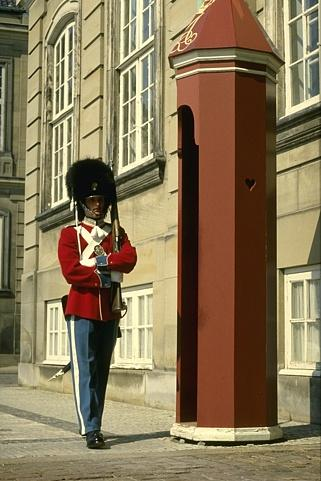
#> input picture Q2-img.jpg, 321 x 481 px
$ python q2c.py
#> lines starting #> are read from the running program, lines starting #| are printed output that depends on the picture; after the words box and inside, x2 and y2 are one past the last pixel; in counts of white or black regions, pixels touching at a corner belong together
### q2a.py
"""
Q2(a): Maximum-likelihood foreground/background classifier (first step of GrabCut).

Pipeline:
  1. Load Q2-img.jpg (rescaled so the long side is at most 1024 px).
  2. Known foreground pixels (the soldier) and known background pixels
     (wall, windows, sentry box, ground) are given as sub-rectangles of the
     image: FG_RECTS / BG_RECTS below. These are shared by q2b and q2c.
  3. Fit one multivariate Gaussian N(mu, Sigma) in RGB space to each class
     using the marked pixels (sample mean and covariance).
  4. For every pixel x compute the log-likelihood under each class
         log p(x | c) = -1/2 (x-mu_c)^T Sigma_c^{-1} (x-mu_c)
                        -1/2 log|Sigma_c| - 3/2 log(2 pi)
     This is exactly -R_i(c), the region cost from Boykov-Jolly / GrabCut.
  5. Maximum-likelihood labelling: pixel is foreground iff
         log p(x | F) > log p(x | B).
     (No smoothness / boundary term yet - that comes with the graph cut.)
  6. Outputs (in ./outputs_q2a/):
       - marked_regions.png       : input with FG (green) / BG (blue) boxes
       - likelihood_fg.png        : log p(x | F) as a heat map
       - likelihood_bg.png        : log p(x | B) as a heat map
       - likelihoods_side.png     : both maps side by side, shared colour scale
       - segmentation_means.png   : each pixel replaced by its class mean,
                                    class boundaries highlighted
       - segmentation_overlay.png : boundaries drawn on the original image
       - mask.png                 : binary FG mask

Run:
    python3 q2a.py
"""

import os
import numpy as np
from PIL import Image
import matplotlib.pyplot as plt
import matplotlib.patches as patches


IMG_PATH = "Q2-img.jpg"
OUT_DIR = "outputs_q2a"
MAX_SIDE = 1024

# Known pixels as rectangles (x0, y0, x1, y1), x = column, y = row, in the
# coordinates of the ORIGINAL 321 x 481 image (rescaled automatically if the
# image is resized). Each box lies entirely inside its class.
# Foreground = the soldier.
FG_RECTS = [
    (76, 160, 108, 195),   # bearskin hat
    (88, 200, 100, 215),   # face
    (62, 235, 80, 300),    # red tunic, left side
    (112, 235, 128, 268),  # red sleeve, right side
    (86, 320, 108, 425),   # blue trousers
]
# Background = everything else: building, windows, sentry box, ground.
BG_RECTS = [
    (0, 0, 321, 140),      # top band: facade, windows, top of sentry box
    (0, 140, 50, 365),     # left wall
    (52, 140, 68, 210),    # window left of the hat
    (140, 140, 180, 440),  # wall between soldier and sentry box
    (185, 140, 275, 430),  # red sentry box
    (280, 140, 321, 445),  # right windows / wall
    (0, 395, 75, 445),     # pavement left of the legs
    (0, 445, 321, 481),    # cobblestones at the bottom
]


# --------------------------------------------------------------------------
# I/O
# --------------------------------------------------------------------------
def load_rgb(path, max_side=MAX_SIDE):
    img = Image.open(path).convert("RGB")
    w, h = img.size
    scale = 1.0
    if max(w, h) > max_side:
        scale = max_side / max(w, h)
        img = img.resize((round(w * scale), round(h * scale)), Image.LANCZOS)
    return np.asarray(img, dtype=np.float64), scale


def save_rgb(arr, name):
    Image.fromarray(np.clip(arr, 0, 255).astype(np.uint8)).save(
        os.path.join(OUT_DIR, name))


def scale_rects(rects, scale):
    return [tuple(int(round(v * scale)) for v in r) for r in rects]


def rects_to_mask(rects, shape):
    """rects are (x0, y0, x1, y1) in the coordinates of the (resized) image."""
    m = np.zeros(shape[:2], dtype=bool)
    for x0, y0, x1, y1 in rects:
        m[y0:y1, x0:x1] = True
    return m

# --------------------------------------------------------------------------
# Gaussian model
# --------------------------------------------------------------------------
def fit_gaussian(samples):
    """samples: (N, 3). Returns mean (3,) and covariance (3, 3)."""
    mu = samples.mean(axis=0)
    d = samples - mu
    cov = d.T @ d / (len(samples) - 1)
    cov += 1e-6 * np.eye(3)  # regularise in case of a degenerate region
    return mu, cov


def gaussian_loglik(X, mu, cov):
    """Log density of N(mu, cov) evaluated at each row of X (N, 3)."""
    k = X.shape[1]
    inv = np.linalg.inv(cov)
    _, logdet = np.linalg.slogdet(cov)
    d = X - mu
    maha = np.einsum("ni,ij,nj->n", d, inv, d)  # squared Mahalanobis distance
    return -0.5 * (maha + logdet + k * np.log(2 * np.pi))


# --------------------------------------------------------------------------
# Visualisation helpers
# --------------------------------------------------------------------------
def boundary_mask(labels):
    """True at pixels that have a 4-neighbour with a different label."""
    b = np.zeros(labels.shape, dtype=bool)
    dv = labels[1:, :] != labels[:-1, :]
    dh = labels[:, 1:] != labels[:, :-1]
    b[1:, :] |= dv
    b[:-1, :] |= dv
    b[:, 1:] |= dh
    b[:, :-1] |= dh
    return b


# [9 lines left out: function save_heatmap, not called in this run]


# --------------------------------------------------------------------------
# Main
# --------------------------------------------------------------------------
def get_marked_pixels(img, scale, out_dir):
    """Known FG / BG pixels from FG_RECTS / BG_RECTS -> (fg_mask, bg_mask).
    Also saves marked_regions.png showing the boxes."""
    fg_rects = scale_rects(FG_RECTS, scale)
    bg_rects = scale_rects(BG_RECTS, scale)
    fg_mask = rects_to_mask(fg_rects, img.shape)
    bg_mask = rects_to_mask(bg_rects, img.shape)
    assert not (fg_mask & bg_mask).any(), "FG and BG rectangles overlap"

    fig, ax = plt.subplots(figsize=(5, 7))
    ax.imshow(img.astype(np.uint8))
    for rects, col in ((fg_rects, "lime"), (bg_rects, "deepskyblue")):
        for x0, y0, x1, y1 in rects:
            ax.add_patch(patches.Rectangle(
                (x0, y0), x1 - x0, y1 - y0,
                fill=False, edgecolor=col, linewidth=1.5))
    ax.set_title("Known FG (green) / BG (blue)")
    ax.axis("off")
    fig.tight_layout()
    fig.savefig(os.path.join(out_dir, "marked_regions.png"), dpi=150)
    plt.close(fig)
    return fg_mask, bg_mask


# [71 lines left out: function main, not called in this run]


# [2 lines that do not run on import are left out]

### q2c.py
"""
Q2(c): Graph-cut segmentation (Boykov & Jolly 2001) with the Gaussian colour
models from part (a) as the regional term.

Energy of a labelling a (a_i = 1 foreground, 0 background):

    E(a) = lambda * sum_i R_i(a_i)  +  sum_{i~j} B_ij [a_i != a_j]

  Regional term (from q2a's Gaussians):
        R_i(obj) = -log p(x_i | F),     R_i(bkg) = -log p(x_i | B)
  Boundary term (8-neighbourhood):
        B_ij = exp(-||x_i - x_j||^2 / (2 sigma^2)) / dist(i, j)
     -> cheap to cut between pixels of very different colour, expensive to
        cut between similar ones. sigma is in RGB units.

Graph:
  * one node per pixel, plus source s (= foreground) and sink t (= background)
  * s -> i with capacity lambda * R_i(bkg)   (paid if i ends up background)
    i -> t with capacity lambda * R_i(obj)   (paid if i ends up foreground)
    Adding the same constant to both t-links of a pixel does not change the
    minimum cut, so min(R_obj, R_bkg) is subtracted per pixel; this keeps all
    capacities >= 0 and small.
  * i <-> j with capacity B_ij for neighbouring pixels
  * hard constraints for the marked pixels (FG_RECTS / BG_RECTS in q2a.py):
    known FG gets s -> i = K, known BG gets i -> t = K, with
    K = 1 + max_i sum_j B_ij, so those links are never cut.
  Minimum s-t cut = maximum flow (scipy.sparse.csgraph.maximum_flow).
  After the flow, pixels reachable from s in the residual graph are FG.

SciPy's max-flow works with int32 capacities (larger values silently
overflow), so the float capacities are multiplied by a scale factor chosen so
that every sum of capacities that a flow could reach stays below 2^31.

Run:
    python3 q2c.py                            # tuned default parameters
    python3 q2c.py --lam 0.05 --sigma 30      # choose lambda / sigma

Outputs (./outputs_q2c/):
    marked_regions.png              the known FG / BG rectangles
    best_means.png                  chosen (lambda, sigma): class means + boundary
    best_overlay.png                chosen result: boundary on the input
    best_mask.png                   chosen result: binary FG mask
    ml_vs_graphcut.png              part (a) ML labelling next to the graph cut
    param_comparison.png            best vs. much smaller/larger lambda and sigma
    <name>_overlay.png              the same, one image per setting
"""

import argparse
import os
import time
import numpy as np
import matplotlib.pyplot as plt
from scipy.sparse import coo_matrix
from scipy.sparse.csgraph import maximum_flow, breadth_first_order

from q2a import (IMG_PATH, load_rgb, get_marked_pixels, fit_gaussian,
                 gaussian_loglik, boundary_mask)


OUT_DIR = "outputs_q2c"
# Tuned by hand on Q2-img.jpg with a sweep over lambda in [0.01, 0.3] and
# sigma in [0.25, 2] x the RMS neighbour difference (~42 for this image):
# lambda in 0.02-0.05 with sigma ~ RMS gave the cleanest outline of the guard.
LAMBDA = 0.03       # weight of the regional term
SIGMA_SCALE = 1.0   # sigma = SIGMA_SCALE * (RMS colour difference of neighbours)
FACTOR = 30.0       # "much larger / smaller" = multiply / divide by this
INT_LIMIT = 2 ** 31 - 1
BOUNDARY_RGB = (0, 255, 0)

# 8-neighbourhood: each undirected neighbour pair appears once
OFFSETS = [(0, 1), (1, 0), (1, 1), (1, -1)]


# --------------------------------------------------------------------------
# Graph construction
# --------------------------------------------------------------------------
def neighbour_pairs(H, W):
    """Yield (idx_a, idx_b, dist, dy, dx) for each neighbour offset."""
    idx = np.arange(H * W).reshape(H, W)
    for dy, dx in OFFSETS:
        y0, y1 = 0, H - dy
        x0, x1 = max(0, -dx), W - max(0, dx)
        a = idx[y0:y1, x0:x1]
        b = idx[y0 + dy:y1 + dy, x0 + dx:x1 + dx]
        yield a.ravel(), b.ravel(), np.hypot(dy, dx)


def rms_neighbour_diff(img):
    """sqrt of the mean squared colour difference between 4-neighbours."""
    d = [((img[1:] - img[:-1]) ** 2).sum(-1).ravel(),
         ((img[:, 1:] - img[:, :-1]) ** 2).sum(-1).ravel()]
    return np.sqrt(np.concatenate(d).mean())


def graph_cut(img, Rf, Rb, fg_hard, bg_hard, lam, sigma):
    """
    img      : (H, W, 3) float image
    Rf, Rb   : (H*W,) regional costs -log p(x|F), -log p(x|B)
    fg_hard  : (H*W,) bool, pixels forced to FG (same for bg_hard)
    Returns (labels (H, W) bool, info dict).
    """
    H, W, _ = img.shape
    N = H * W
    S, T = N, N + 1
    X = img.reshape(-1, 3)

    # ---- n-links ----
    rows, cols, caps = [], [], []
    nsum = np.zeros(N)                        # sum of B_ij at each pixel
    for a, b, dist in neighbour_pairs(H, W):
        d2 = ((X[a] - X[b]) ** 2).sum(1)
        w = np.exp(-d2 / (2 * sigma ** 2)) / dist
        rows += [a, b]; cols += [b, a]; caps += [w, w]
        np.add.at(nsum, a, w)
        np.add.at(nsum, b, w)
    K = 1.0 + nsum.max()

    # ---- t-links ----
    m = np.minimum(Rf, Rb)
    cap_s = lam * (Rb - m)                    # s -> i : cost of i being BG
    cap_t = lam * (Rf - m)                    # i -> t : cost of i being FG
    cap_s[fg_hard], cap_t[fg_hard] = K, 0.0
    cap_s[bg_hard], cap_t[bg_hard] = 0.0, K

    # ---- convert to int32 safely ----
    # Any flow is bounded by the total source capacity and by the total sink
    # capacity; every single edge is bounded by its own capacity.
    worst = max(cap_s.sum(), cap_t.sum(), K)
    scale = min(1000.0, 0.9 * INT_LIMIT / worst)
    to_int = lambda c: np.round(c * scale).astype(np.int64)

    pix = np.arange(N)
    rows = np.concatenate(rows + [np.full(N, S), pix])
    cols = np.concatenate(cols + [pix, np.full(N, T)])
    caps = to_int(np.concatenate(caps + [cap_s, cap_t]))
    keep = caps > 0
    G = coo_matrix((caps[keep].astype(np.int32), (rows[keep], cols[keep])),
                   shape=(N + 2, N + 2)).tocsr()
    G.sum_duplicates()
    assert G.data.max() < INT_LIMIT

    # ---- max flow / min cut ----
    t0 = time.time()
    res = maximum_flow(G, S, T, method="dinic")
    t_flow = time.time() - t0

    # residual graph: residual(u, v) = cap(u, v) - flow(u, v); the flow
    # matrix is antisymmetric, so reverse edges get residual = flow.
    R = (G - res.flow).tocsr()
    R.data[R.data < 0] = 0
    R.eliminate_zeros()
    reach = breadth_first_order(R, S, directed=True, return_predecessors=False)
    labels = np.zeros(N + 2, bool)
    labels[reach] = True                      # source side = foreground
    labels = labels[:N].reshape(H, W)

    info = dict(flow=res.flow_value / scale, scale=scale, time=t_flow, K=K)
    return labels, info


# --------------------------------------------------------------------------
# Visualisation
# --------------------------------------------------------------------------
def mean_image(img, labels):
    """Each pixel -> mean colour of its class, boundary highlighted."""
    out = np.empty_like(img)
    for v in (False, True):
        sel = labels == v
        out[sel] = img[sel].mean(0) if sel.any() else 0
    out[boundary_mask(labels)] = BOUNDARY_RGB
    return np.clip(out, 0, 255).astype(np.uint8)


def overlay_image(img, labels):
    out = img.copy()
    out[~labels] *= 0.45                      # darken the background
    out[boundary_mask(labels)] = BOUNDARY_RGB
    return np.clip(out, 0, 255).astype(np.uint8)


def save(arr, name):
    plt.imsave(os.path.join(OUT_DIR, name), arr)


# --------------------------------------------------------------------------
# Main
# --------------------------------------------------------------------------
def main():
    plt.switch_backend("Agg")  # figures are only saved to files
    ap = argparse.ArgumentParser()
    ap.add_argument("--lam", type=float, default=LAMBDA,
                    help="weight of the regional term")
    ap.add_argument("--sigma", type=float, default=None,
                    help="sigma of the boundary term in RGB units "
                         "(default: RMS colour difference of neighbours)")
    args = ap.parse_args()

    os.makedirs(OUT_DIR, exist_ok=True)
    img, scale = load_rgb(IMG_PATH)
#> in load_rgb, img is the input picture: PIL image 321x481 RGB; mean R, G, B 136.4, 119, 87.7
#> img: shape (481, 321, 3) float64
#> scale = 1
    H, W, _ = img.shape
    X = img.reshape(-1, 3)
    print(f"Image size: {W} x {H} (scale {scale:.3f})")
#| Image size: 321 x 481 (scale 1.000)

    fg_mask, bg_mask = get_marked_pixels(img, scale, OUT_DIR)
#> in get_marked_pixels, `fg_rects = scale_rects(FG_RECTS, scale)`: fg_rects = [(76, 160, 108, 195), (88, 200, 100, 215), (62, 235, 80, 300), (112, 235, 128, 268), (86, 320, 108, 425)]
#> in get_marked_pixels, `bg_rects = scale_rects(BG_RECTS, scale)`: bg_rects = [(0, 0, 321, 140), (0, 140, 50, 365), (52, 140, 68, 210), (140, 140, 180, 440), (185, 140, 275, 430), (280, 140, 321, 445), (0, 395, 75, 445), (0, 445, 321, 481)]
#> the loop in rects_to_mask, `for x0, y0, x1, y1 in rects:` made 5 passes
#> after the loop in rects_to_mask, `for x0, y0, x1, y1 in rects:`:
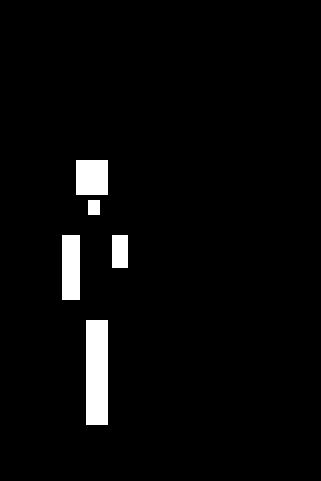
#> m: shape (481, 321) bool; 3.4% white; 5 white regions, box (x1, y1, x2, y2) and area: (86, 320, 108, 425) 2310, (62, 235, 80, 300) 1170, (76, 160, 108, 195) 1120, (112, 235, 128, 268) 528, (88, 200, 100, 215) 180
#> call 2 of rects_to_mask, with shape = (481, 321, 3)
#> the loop in rects_to_mask (call 2), `for x0, y0, x1, y1 in rects:` made 8 passes
#> after the loop in rects_to_mask (call 2), `for x0, y0, x1, y1 in rects:`:
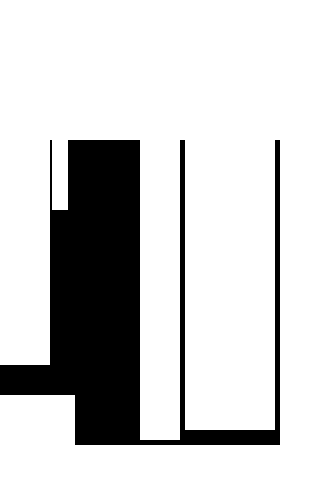
#> m: shape (481, 321) bool; 79.8% white; 1 black region, box (x1, y1, x2, y2) and area: (0, 140, 280, 445) 31180
#> the loop in get_marked_pixels, `for rects, col in ((fg_rects, "lime"), (bg_rects, "deepskyblue")):` made 2 passes
#> col on passes 1 to 2: 'lime', 'deepskyblue'
#> in get_marked_pixels, `fig.savefig(os.path.join(out_dir, "marked_regions.png"), dpi=150)`:
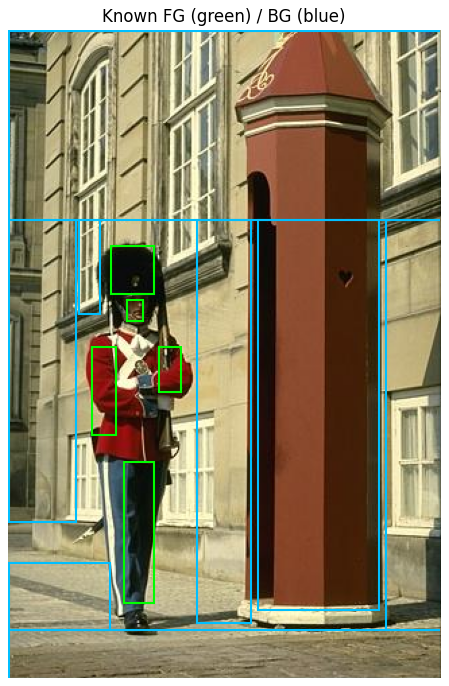
#> figure drawn by matplotlib, 1 panel

    # ---- regional costs from the part (a) Gaussians ----
    mu_f, cov_f = fit_gaussian(img[fg_mask])
#> in fit_gaussian, `mu = samples.mean(axis=0)`: mu = [63.11, 40.52, 32.47]
#> in fit_gaussian, `cov = d.T @ d / (len(samples) - 1)`: cov = [[3735, 1813.4, 1460.1], [1813.4, 2158.4, 1847.6], [1460.1, 1847.6, 1697.2]]
#> mu_f = [63.11, 40.52, 32.47]; cov_f has the same summary as cov in fit_gaussian
    mu_b, cov_b = fit_gaussian(img[bg_mask])
#> mu_b = [138.7, 120.6, 88.02]; cov_b = [[3418.5, 3518.6, 3032.6], [3518.6, 4058.2, 3532.9], [3032.6, 3532.9, 3132.9]]
    Rf = -gaussian_loglik(X, mu_f, cov_f)
#> in gaussian_loglik, `inv = np.linalg.inv(cov)`: inv = [[0.000468, -0.000712, 0.000373], [-0.000712, 0.00788, -0.00797], [0.000373, -0.00797, 0.00895]]
#> in gaussian_loglik, `_, logdet = np.linalg.slogdet(cov)`: logdet = 20.1
    Rb = -gaussian_loglik(X, mu_b, cov_b)
    ml_labels = (Rf < Rb).reshape(H, W)
#> ml_labels: shape (481, 321) bool; 19.9% white; 196 white regions (156 under 20 px), largest, box (x1, y1, x2, y2) and area: (178, 74, 234, 425) 13574, (58, 226, 136, 449) 7976, (67, 160, 119, 224) 2138

    # hard constraints: the marked pixels keep their class
    fg_hard = fg_mask.ravel()
    bg_hard = bg_mask.ravel()

    sigma0 = args.sigma if args.sigma else SIGMA_SCALE * rms_neighbour_diff(img)
#> sigma0 = 41.8
    lam0 = args.lam
    print(f"Chosen parameters: lambda = {lam0:g}, sigma = {sigma0:.2f}")
#| Chosen parameters: lambda = 0.03, sigma = 41.80

    settings = [
        ("best", f"best: lambda={lam0:g}, sigma={sigma0:.1f}", lam0, sigma0),
        ("small_lambda", f"lambda / {FACTOR:g} = {lam0 / FACTOR:.3g}",
         lam0 / FACTOR, sigma0),
        ("large_lambda", f"lambda x {FACTOR:g} = {lam0 * FACTOR:.3g}",
         lam0 * FACTOR, sigma0),
        ("small_sigma", f"sigma / {FACTOR:g} = {sigma0 / FACTOR:.3g}",
         lam0, sigma0 / FACTOR),
        ("large_sigma", f"sigma x {FACTOR:g} = {sigma0 * FACTOR:.3g}",
         lam0, sigma0 * FACTOR),
    ]

    results = {}
    for name, title, lam, sig in settings:
        labels, info = graph_cut(img, Rf, Rb, fg_hard, bg_hard, lam, sig)
        results[name] = (title, labels)
        nb = boundary_mask(labels).sum()
        print(f"  {name:13s} lambda={lam:9.4g} sigma={sig:8.3g}  "
              f"FG {labels.mean() * 100:5.1f}%  boundary px {nb:6d}  "
              f"max-flow {info['flow']:.4g}  ({info['time']:.1f}s)")
        save(overlay_image(img, labels), f"{name}_overlay.png")
#> this loop made 5 passes
#> (name, title, lam, sig, worst in graph_cut, info, nb) on passes 2 to 4: ('small_lambda', 'lambda / 30 = 0.001', 0.001, 41.8, 964715.7, {'flow': 280.2, 'scale': 1000, 'time': 0.336, 'K': 7.83}, 1317), ('large_lambda', 'lambda x 30 = 0.9', 0.9, 41.8, 1044787, {'flow': 1750.6, 'scale': 1000, 'time': 0.0938, 'K': 7.83}, 2165), ('small_sigma', 'sigma / 30 = 1.39', 0.03, 1.39, 967298.6, {'flow': 20.06, 'scale': 1000, 'time': 0.0727, 'K': 7.83}, 3822)
#> (printed output is left out)
#> pass 1, in save, `plt.imsave(os.path.join(OUT_DIR, name), arr)`:
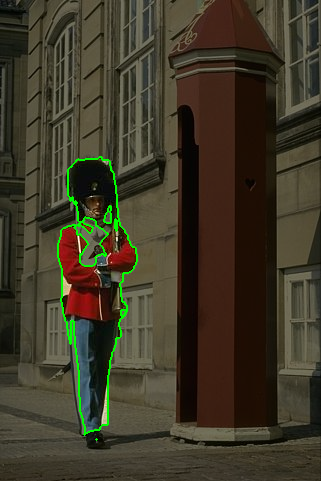
#> saved as best_overlay.png: shape (481, 321, 3); mean R, G, B 62.7, 57.1, 39.8
#> after the loop:
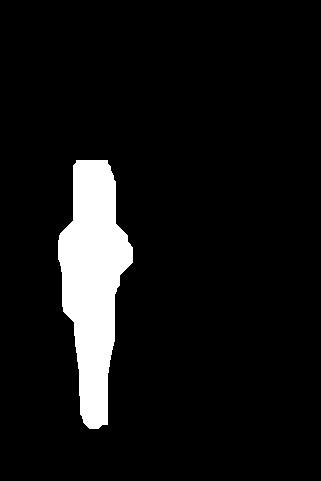
#> labels: shape (481, 321) bool; 7.8% white; 1 white region, box (x1, y1, x2, y2) and area: (58, 160, 133, 429) 11989
#> after the loop, results = 5 items

    # ---- best result ----
    best = results["best"][1]
    save(mean_image(img, best), "best_means.png")
    save(overlay_image(img, best), "best_overlay.png")
    save((best * 255).astype(np.uint8), "best_mask.png")

    # ---- ML (part a) vs graph cut ----
    fig, axs = plt.subplots(1, 3, figsize=(12, 6.5))
    axs[0].imshow(img.astype(np.uint8)); axs[0].set_title("Input")
    axs[1].imshow(mean_image(img, ml_labels))
#> in mean_image (call 2), `out[boundary_mask(labels)] = BOUNDARY_RGB`:
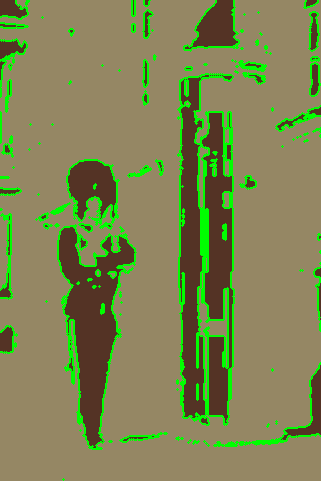
#> out: shape (481, 321, 3) float64; mean R, G, B 126.6, 132.3, 81.9
    axs[1].set_title("Part (a): ML, no boundary term")
    axs[2].imshow(mean_image(img, best))
    axs[2].set_title(results["best"][0])
    for a in axs:
        a.axis("off")
    fig.tight_layout()
    fig.savefig(os.path.join(OUT_DIR, "ml_vs_graphcut.png"), dpi=150)
    plt.close(fig)

    # ---- parameter comparison ----
    fig, axs = plt.subplots(1, 5, figsize=(17, 5.6))
    for a, (name, _, _, _) in zip(axs, settings):
        title, labels = results[name]
        a.imshow(overlay_image(img, labels))
        a.set_title(f"{title}\nFG {labels.mean() * 100:.1f}%", fontsize=9)
        a.axis("off")
#> this loop made 5 passes
#> (name, title) on passes 1 to 5: ('best', 'best: lambda=0.03, sigma=41.8'), ('small_lambda', 'lambda / 30 = 0.001'), ('large_lambda', 'lambda x 30 = 0.9'), ('small_sigma', 'sigma / 30 = 1.39'), ('large_sigma', 'sigma x 30 = 1.25e+03')
    fig.suptitle("Graph cut: chosen parameters vs. much smaller / larger "
                 "lambda and sigma")
    fig.tight_layout(rect=(0, 0, 1, 0.95))
    fig.savefig(os.path.join(OUT_DIR, "param_comparison.png"), dpi=150)
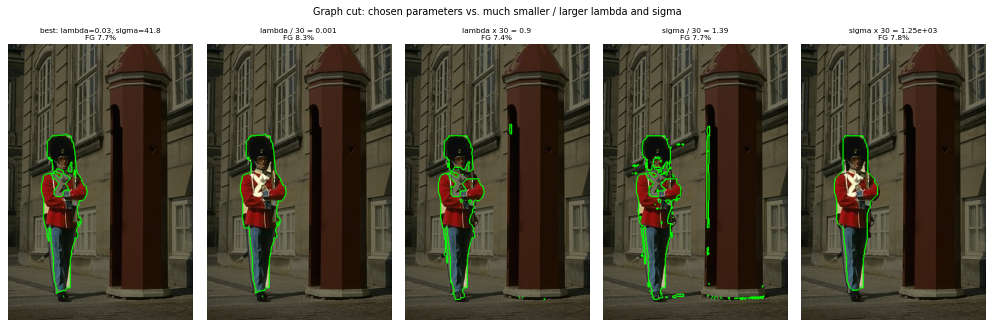
#> figure drawn by matplotlib, 5 panels
    plt.close(fig)
    print(f"Saved outputs to ./{OUT_DIR}/")


if __name__ == "__main__":
    main()
